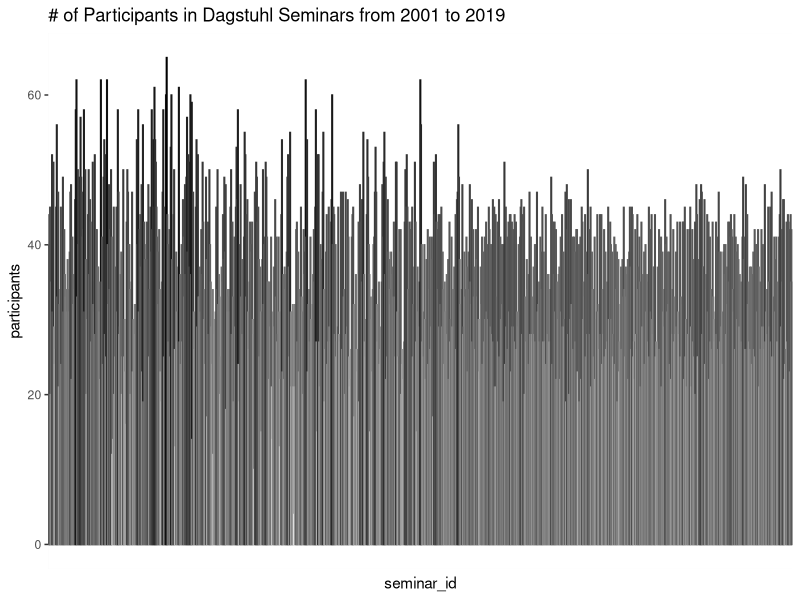
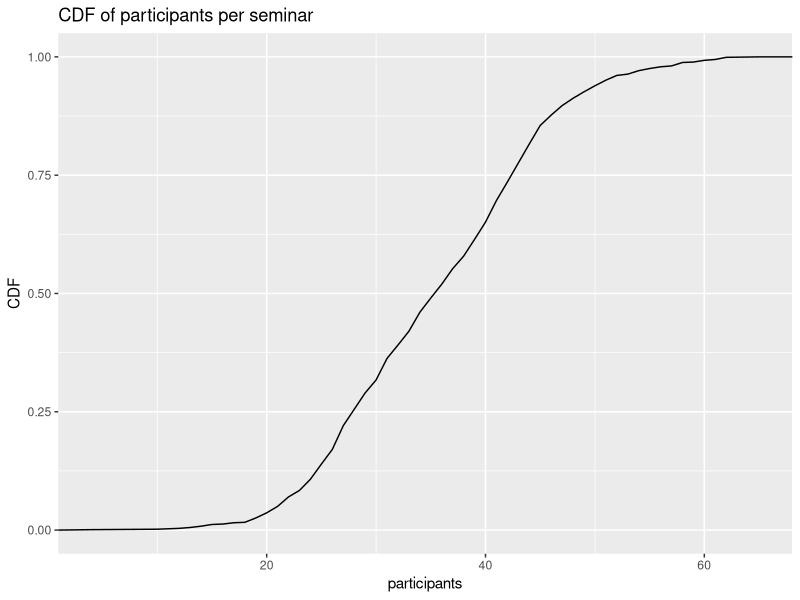

Recreate these plots in R, in order.
library(data.table)
library(ggplot2)
library(RColorBrewer)
#setwd("~/Documents/dagstuhl/dagstuhl_analysis")

# Import data and convert to data tables
co2 <- read.csv("./csvs/co2.csv")
co2_dt <- as.data.table(co2)
participants <- read.csv("./csvs/participants.csv")
participants_dt <- as.data.table(participants)
seminars <- read.csv("./csvs/seminars.csv")
seminars_dt <- as.data.table(seminars)

x <- participants_dt[, nrow(.SD), by=seminar_id]
setnames(x, "V1", "participants")
x <- merge(x, seminars_dt[, c("seminar_id", "year")], all.x = TRUE)

x[, seminar_id := paste("seminar", formatC(seminar_id, width=5, flag="0"), sep=" ")]

ggplot(x, aes(seminar_id, participants)) +
  geom_bar(aes(colour = participants), stat = "identity", show.legend = FALSE) +
  theme(axis.text.x=element_blank(),
        axis.ticks.x=element_blank()) +
  ggtitle(label = "# of Participants in Dagstuhl Seminars from 2001 to 2019") +
  scale_colour_gradient(low = "white", high = "black")

ggplot(x, aes(participants)) +
  geom_line(aes(y=..y..), stat="ecdf") +
  ggtitle("CDF of participants per seminar") +
  ylab("CDF")
